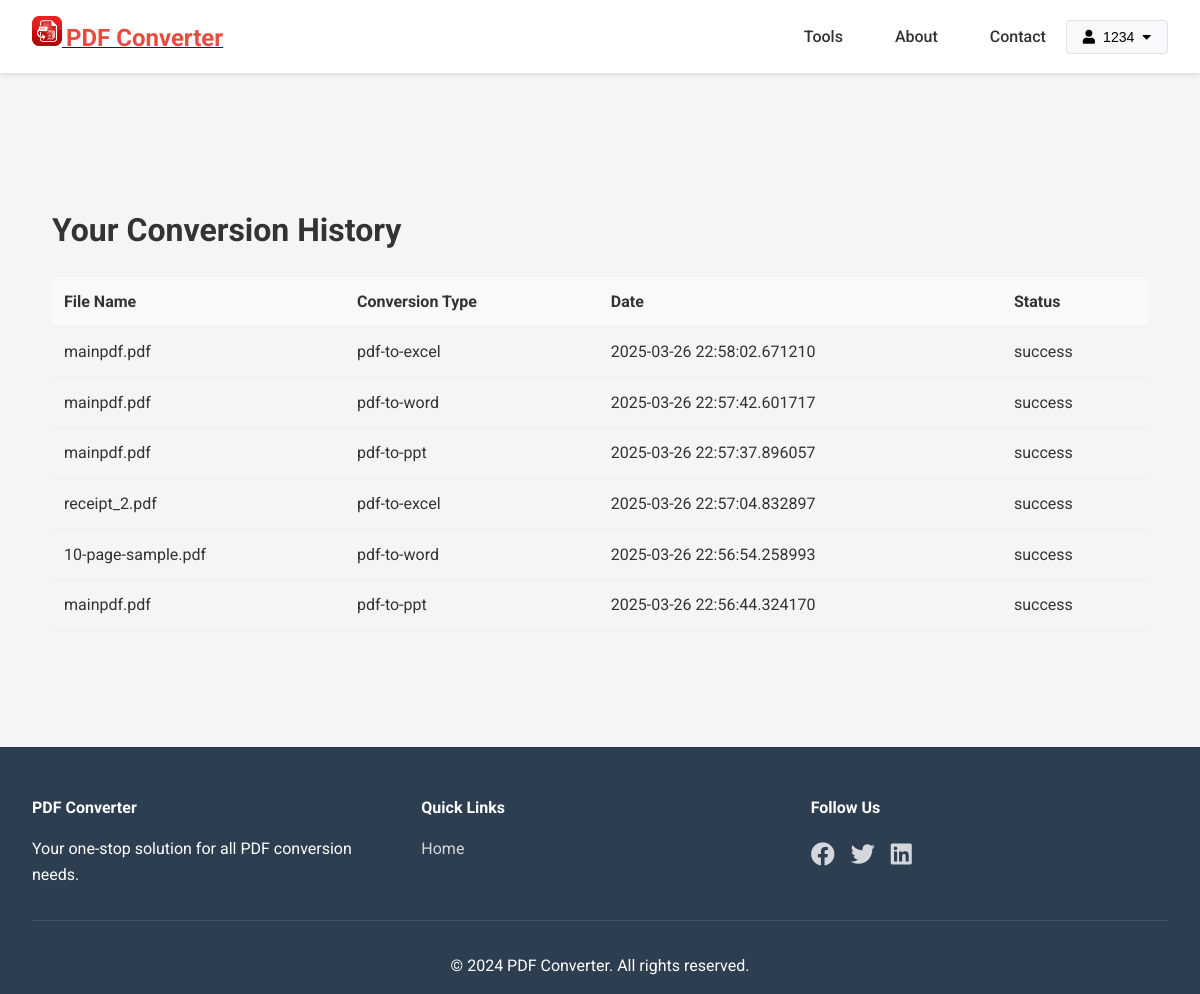
Screenshot of /history (signed in) with the database file from the repository.
### tables this page shows
CREATE TABLE conversions
                 (id INTEGER PRIMARY KEY AUTOINCREMENT,
                  filename TEXT,
                  conversion_type TEXT,
                  timestamp DATETIME,
                  status TEXT, user_id INTEGER REFERENCES users(id));

### app.py (the view)
    def decorated_function(*args, **kwargs):
        if 'user_id' not in session:
            flash('Please log in to access this page', 'error')
            return redirect(url_for('login'))
        return f(*args, **kwargs)

### app.py (called while the page is built)
def login_required(f):
    def decorated_function(*args, **kwargs):
        if 'user_id' not in session:
            flash('Please log in to access this page', 'error')
            return redirect(url_for('login'))
        return f(*args, **kwargs)
    decorated_function.__name__ = f.__name__
    return decorated_function

@app.route('/history')
@login_required
def history():
    conn = sqlite3.connect('conversions.db')
    c = conn.cursor()
    c.execute('''SELECT filename, conversion_type, timestamp, status
                 FROM conversions WHERE user_id = ?
                 ORDER BY timestamp DESC''', (session['user_id'],))
    conversions = c.fetchall()
    conn.close()
    return render_template('history.html', conversions=conversions)

### templates/history.html (shortened to what this page needs)
{% extends "base.html" %}
{% block content %}
<div class="history-container">
    <h1>Your Conversion History</h1>
    <div class="history-table">
        <table>
            <thead>
                <tr>
                    <th>File Name</th>
                    <th>Conversion Type</th>
                    <th>Date</th>
                    <th>Status</th>
                </tr>
            </thead>
            <tbody>
                {% for conversion in conversions %}
                <tr>
                    <td>{{ conversion[0] }}</td>
                    <td>{{ conversion[1] }}</td>
                    <td>{{ conversion[2] }}</td>
                    <td>{{ conversion[3] }}</td>
                </tr>
                {% endfor %}
            </tbody>
        </table>
    </div>
</div>
{% endblock %}

### static/css/style.css (style rules this page uses)
* { margin: 0; padding: 0; box-sizing: border-box; }
body { font-family: 'Roboto', sans-serif; line-height: 1.6; color: #333; background-color: #f5f5f5; }
.history-container { padding: 20px; max-width: 1200px; margin: 0 auto; }
.history-table { overflow-x: auto; }
.history-table table { width: 100%; border-collapse: collapse; margin-top: 20px; }
.history-table th, .history-table td { padding: 12px; text-align: left; border-bottom: 1px solid #eee; }
.history-table th { background-color: #f8f9fa; font-weight: bold; }

### rows the page displays
conversions: filename "mainpdf.pdf", conversion_type "pdf-to-excel", timestamp "2025-03-26 22:58:02.671210", status "success"
conversions: filename "mainpdf.pdf", conversion_type "pdf-to-word", timestamp "2025-03-26 22:57:42.601717", status "success"
conversions: filename "mainpdf.pdf", conversion_type "pdf-to-ppt", timestamp "2025-03-26 22:57:37.896057", status "success"
conversions: filename "receipt_2.pdf", conversion_type "pdf-to-excel", timestamp "2025-03-26 22:57:04.832897", status "success"
conversions: filename "10-page-sample.pdf", conversion_type "pdf-to-word", timestamp "2025-03-26 22:56:54.258993", status "success"
conversions: filename "mainpdf.pdf", conversion_type "pdf-to-ppt", timestamp "2025-03-26 22:56:44.324170", status "success"

### other values shown
{{ session.username }} "1234"
